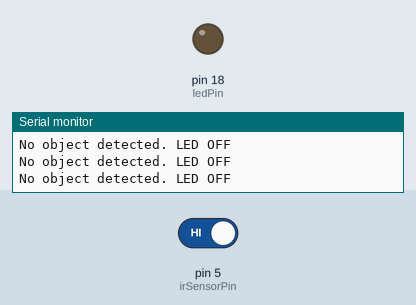
Recording of a sketch running on a simulated Arduino Uno, built with avr-gcc and run on an emulated ATmega328P. Shown: output pins drawn as LEDs (lit = HIGH), the last lines printed to the serial monitor. The test bench sets the inputs (shaded band); at power-on: pin 5 (irSensorPin) HIGH.

Above: at 1.2 s.
1.3 s: pin 5 (irSensorPin) driven LOW
At 1.7 s:
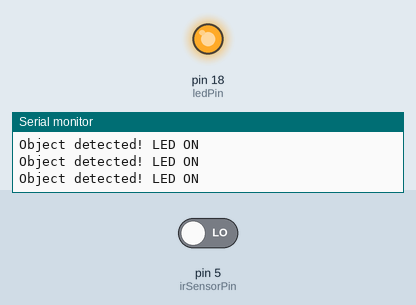
2.8 s: pin 5 (irSensorPin) driven HIGH
At 4.2 s:
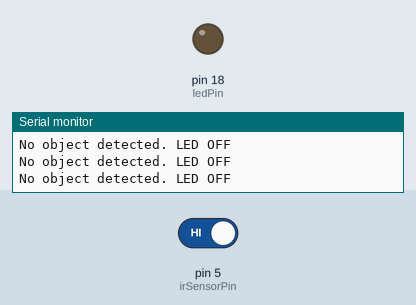
Timing chart, 0 to 5.8 s (numbered marks = the images above; inputs shaded):
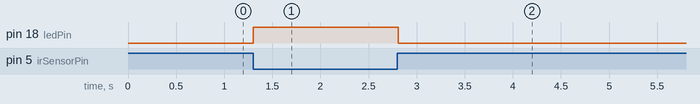

Measured:
- after the input at 1.3 s, pin 18 (ledPin): LOW → HIGH at once
- after the input at 2.8 s, pin 18 (ledPin): HIGH → LOW at once

The sketch:

IR_sensor.ino
```cpp
// Define the pins
const int irSensorPin = 5;   // IR sensor output pin
const int ledPin = 18;         // LED control pin

void setup() {
  pinMode(irSensorPin, INPUT);   // Set IR sensor pin as input
  pinMode(ledPin, OUTPUT);       // Set LED pin as output
  Serial.begin(9600);          // Start serial communication for debugging
}

void loop() {
  int irValue = digitalRead(irSensorPin); // Read the IR sensor output

  if (irValue == LOW) {                   // Assuming LOW means object detected
    digitalWrite(ledPin, HIGH);           // Turn on the LED
    Serial.println("Object detected! LED ON");
  } else {
    digitalWrite(ledPin, LOW);            // Turn off the LED
    Serial.println("No object detected. LED OFF");
  }

  delay(100); // Small delay for stability
}
```
